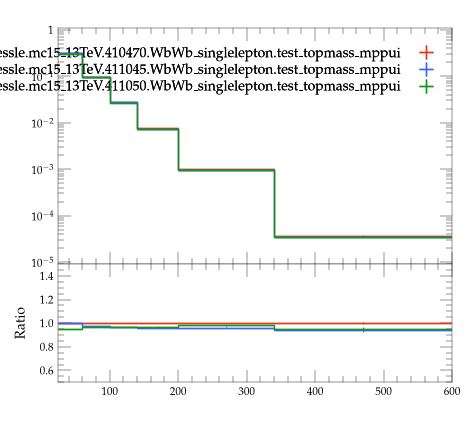

This chart was generated by the following Python code:
#! /usr/bin/env python3

# This Python script was auto-generated using YODA v2.1.2.
# Analysis object: /WbWb_singlelepton/pT_bjet2
# Timestamp: 07-08-2026 (09:16:02)

import matplotlib as mpl
import matplotlib.pyplot as plt
mpl.use('Agg') # comment out for interactive use
import os
import numpy as np
from numpy import nan, inf

plotDir = os.path.split(os.path.realpath(__file__))[0]
if 'YODA_USER_PLOT_PATH' in globals():
    plot_outdir = globals()['YODA_USER_PLOT_PATH']
else:
    plot_outdir = plotDir

#plot style
plt.style.use(os.path.join(plotDir, '../default.mplstyle'))
# plot metadata
figW, figH = plt.rcParams['figure.figsize']
ax_xLabel = ''
ax_yLabel = ''
ax_title  = ''
ax_xScale = 'linear'
ax_yScale = 'log'
xLims = (25.0, 600.0)
yLims = (9e-06, 1.1)

# TeX-friendly labels for the legend
labels = {
  'legend' : ([ r"user.johessle.mc15\_13TeV.410470.WbWb\_singlelepton.test\_topmass\_mppui", r"user.johessle.mc15\_13TeV.411045.WbWb\_singlelepton.test\_topmass\_mppui", r"user.johessle.mc15\_13TeV.411050.WbWb\_singlelepton.test\_topmass\_mppui" ], r""),
}

# Adjust canvas width and height
canvasW = 10.0
canvasH = 9.0
figW *= canvasW/10.
figH *= canvasH/9.

# Create figure and axis objects
fig, (ax, ratio0_ax) = plt.subplots(2, 1, sharex=True,
                  figsize=(figW,figH), gridspec_kw={'height_ratios': (6.0, 3.0)})

# Set figure margins
plt.subplots_adjust(
    left   = 1.0 * plt.rcParams['figure.subplot.left'],
    right  = 1.0 * plt.rcParams['figure.subplot.right'],
    top    = 1.0 * plt.rcParams['figure.subplot.top'],
    bottom = 1.0 * plt.rcParams['figure.subplot.bottom'])

ratio0_ax.yaxis.set_major_locator(mpl.ticker.MultipleLocator(0.2))
ratio0_ax.set_ylim(0.5, 1.4999)
ratio0_ax.set_ylabel('Ratio')

# the numerical data is stored in a separate file
dataf = dict()
prefix = os.path.split(__file__)[0]
if prefix:    prefix = prefix + '/'
exec(open(prefix+'pT_bjet2__data.py').read(), dataf)


legend_handles = dict() # keep track of handles for the legend

# style options for curves
# starts at zorder>=5 to draw curve on top of legend
styles = {
  'user.johessle.mc15_13TeV.410470.WbWb_singlelepton.test_topmass_mppui.yoda': {
    'color' : '#EE3311',
    'linestyle' : '-',
    'lineopacity' : 1.0,
    'linewidth' : 1,
    'marker' : 'none',
    'markersize' : 2,
    'capsize' : 0.0,
    'zorder' : 5,
    'histstyle' : 1,
    'drawstyle' : 'steps-pre',
    'xerrorbars' : 1,
    'yerrorbars' : 1,
    'fillcolor' : None,
    'fillopacity' : 1.0,
    'ratio0_linestyle' : '-',
    'ratio0_lineopacity' : 1.0,
    'ratio0_linewidth' : 1,
    'ratio0_marker' : 'none',
    'ratio0_markersize' : 2,
    'ratio0_capsize' : 0.0,
    'ratio0_zorder' : 5,
    'ratio0_histstyle' : 1,
    'ratio0_drawstyle' : 'steps-pre',
    'ratio0_xerrorbars' : 1,
    'ratio0_yerrorbars' : 1,
  },
  'user.johessle.mc15_13TeV.411045.WbWb_singlelepton.test_topmass_mppui.yoda': {
    'color' : '#3366FF',
    'linestyle' : '-',
    'lineopacity' : 1.0,
    'linewidth' : 1,
    'marker' : 'none',
    'markersize' : 2,
    'capsize' : 0.0,
    'zorder' : 6,
    'histstyle' : 1,
    'drawstyle' : 'steps-pre',
    'xerrorbars' : 1,
    'yerrorbars' : 1,
    'fillcolor' : None,
    'fillopacity' : 1.0,
    'ratio0_linestyle' : '-',
    'ratio0_lineopacity' : 1.0,
    'ratio0_linewidth' : 1,
    'ratio0_marker' : 'none',
    'ratio0_markersize' : 2,
    'ratio0_capsize' : 0.0,
    'ratio0_zorder' : 6,
    'ratio0_histstyle' : 1,
    'ratio0_drawstyle' : 'steps-pre',
    'ratio0_xerrorbars' : 1,
    'ratio0_yerrorbars' : 1,
  },
  'user.johessle.mc15_13TeV.411050.WbWb_singlelepton.test_topmass_mppui.yoda': {
    'color' : '#109618',
    'linestyle' : '-',
    'lineopacity' : 1.0,
    'linewidth' : 1,
    'marker' : 'none',
    'markersize' : 2,
    'capsize' : 0.0,
    'zorder' : 7,
    'histstyle' : 1,
    'drawstyle' : 'steps-pre',
    'xerrorbars' : 1,
    'yerrorbars' : 1,
    'fillcolor' : None,
    'fillopacity' : 1.0,
    'ratio0_linestyle' : '-',
    'ratio0_lineopacity' : 1.0,
    'ratio0_linewidth' : 1,
    'ratio0_marker' : 'none',
    'ratio0_markersize' : 2,
    'ratio0_capsize' : 0.0,
    'ratio0_zorder' : 7,
    'ratio0_histstyle' : 1,
    'ratio0_drawstyle' : 'steps-pre',
    'ratio0_xerrorbars' : 1,
    'ratio0_yerrorbars' : 1,
  },
}

# curve from input yoda files in main panel
for label, yvals in dataf['yvals'].items():
    if all(np.isnan(v) for v in dataf['yvals'][label]):
        continue
    tmp = None
    if styles[label]['histstyle']: # draw as histogram
        xpos = dataf['xedges'][label] if styles[label]['drawstyle'] else dataf['xpoints'][label]
        ypos = np.insert(yvals, 0, yvals[0]) if styles[label]['drawstyle'] else yvals
        if styles[label]['fillcolor']: # fill area below curve
            ax.fill_between(xpos, ypos, step='pre',
                            color=styles[label]['fillcolor'],
                            alpha=styles[label]['fillopacity'])
        tmp, = ax.plot(xpos, ypos,
                       color=styles[label]['color'],
                       linestyle=styles[label]['linestyle'],
                       alpha=styles[label]['lineopacity'],
                       linewidth=styles[label]['linewidth'],
                       drawstyle=styles[label]['drawstyle'], solid_joinstyle='miter',
                       zorder=styles[label]['zorder'], label=label)
    tmp = ax.errorbar(dataf['xpoints'][label], yvals,
                      xerr=np.array(dataf['xerrs'][label])*styles[label]['xerrorbars'],
                      yerr=np.array(dataf['yerrs'][label])*styles[label]['yerrorbars'],
                      fmt=styles[label]['marker'], capsize=styles[label]['capsize'],
                      alpha=styles[label]['lineopacity'],
                      markersize=styles[label]['markersize'],
                      ecolor=styles[label]['color'],
                      color=styles[label]['color'], zorder=styles[label]['zorder'])
    tmp[-1][0].set_linestyle(styles[label]['linestyle'])
    tmp[-1][0].set_linewidth(styles[label]['linewidth'])
    if label in dataf['add_legend_handle']:  legend_handles[label] = tmp
    for varLabel in dataf['variation_yvals'].keys():
        if varLabel.startswith(label):
            tmp, = ax.plot(dataf['xedges'][label], dataf['variation_yvals'][varLabel],
                           color=styles[label]['color'],
                           linestyle=styles[label]['linestyle'],
                           linewidth=styles[label]['linewidth'],
                           drawstyle='steps-pre', solid_joinstyle='miter',
                           zorder=styles[label]['zorder'], alpha=0.5)


# plots on ratio panel
# curve from input yoda files in ratio panel
for label, yvals in dataf['ratio0_yvals'].items():
    if all(np.isnan(v) for v in yvals):
        continue
    if styles[label]['ratio0_histstyle']: # plot as histogram
        xpos = dataf['xedges']['user.johessle.mc15_13TeV.410470.WbWb_singlelepton.test_topmass_mppui.yoda'] if styles[label]['ratio0_drawstyle'] else dataf['xpoints']['user.johessle.mc15_13TeV.410470.WbWb_singlelepton.test_topmass_mppui.yoda']
        ypos = np.insert(yvals, 0, yvals[0]) if styles[label]['ratio0_drawstyle'] else yvals
        ratio0_ax.plot(xpos, ypos,
                       color=styles[label]['color'],
                       linewidth=styles[label]['linewidth'],
                       linestyle=styles[label]['ratio0_linestyle'],
                       alpha=styles[label]['ratio0_lineopacity'],
                       drawstyle=styles[label]['ratio0_drawstyle'], zorder=styles[label]['zorder'],
                       solid_joinstyle='miter')
    tmp = ratio0_ax.errorbar(dataf['xpoints']['user.johessle.mc15_13TeV.410470.WbWb_singlelepton.test_topmass_mppui.yoda'], yvals,
                             xerr=np.array(dataf['ref_xerrs'])*styles[label]['ratio0_xerrorbars'],
                             yerr=np.array(dataf['ratio0_yerrs'][label])*styles[label]['ratio0_yerrorbars'],
                             fmt=styles[label]['ratio0_marker'], capsize=styles[label]['ratio0_capsize'],
                             alpha=styles[label]['ratio0_lineopacity'],
                             markersize=styles[label]['ratio0_markersize'],
                             ecolor=styles[label]['color'],
                             color=styles[label]['color'])
    tmp[-1][0].set_linestyle(styles[label]['ratio0_linestyle'])
    tmp[-1][0].set_linewidth(styles[label]['ratio0_linewidth'])

    for varlabel in dataf['ratio0_variation_vals'].keys():
        if varlabel.startswith(label):
            ratio0_ax.plot(dataf['xedges']['user.johessle.mc15_13TeV.410470.WbWb_singlelepton.test_topmass_mppui.yoda'],
                            dataf['ratio0_variation_vals'][varlabel],
                            color=styles[label]['color'],
                            linestyle=styles[label]['linestyle'],
                            linewidth=styles[label]['linewidth'],
                            drawstyle='steps-pre', solid_joinstyle='miter',
                            zorder=1, alpha=0.5)

legend_items = list(legend_handles.values())
ax.add_artist(ax.legend(legend_items,
                        labels['legend'][0],
                        title=labels['legend'][1],
                        alignment='right',
                        loc='upper right',
                        bbox_to_anchor=(1.0, 0.97),markerfirst=False))

# set plot metadata as defined above
ratio0_ax.set_xlabel(ax_xLabel)
ratio0_ax.xaxis.set_label_coords(1., -0.15)
ax.set_ylabel(ax_yLabel, ha='right', va='top')
ax.yaxis.set_label_coords(-0.11, 1.0)
ax.set_title(ax_title, loc='left')
ax.set_xscale(ax_xScale)
ax.set_yscale(ax_yScale)
ratio0_ax.set_yscale('linear')
ax.set_xlim(xLims)
ax.set_ylim(yLims)

# tick formatting
plt.rcParams['xtick.top'] = True
plt.rcParams['ytick.right'] = True
ax.yaxis.set_major_locator(mpl.ticker.LogLocator(base=10.0, numticks=np.inf))
ax.yaxis.set_minor_locator(mpl.ticker.LogLocator(
                           base=10.0, subs=np.arange(0.1, 1, 0.1), numticks=np.inf))
fig.align_ylabels((ax, ratio0_ax))
plt.savefig(os.path.join(plot_outdir, 'pT_bjet2.pdf'), format='PDF')
plt.savefig(os.path.join(plot_outdir, 'pT_bjet2.png'), format='PNG')

plt.close(fig)
